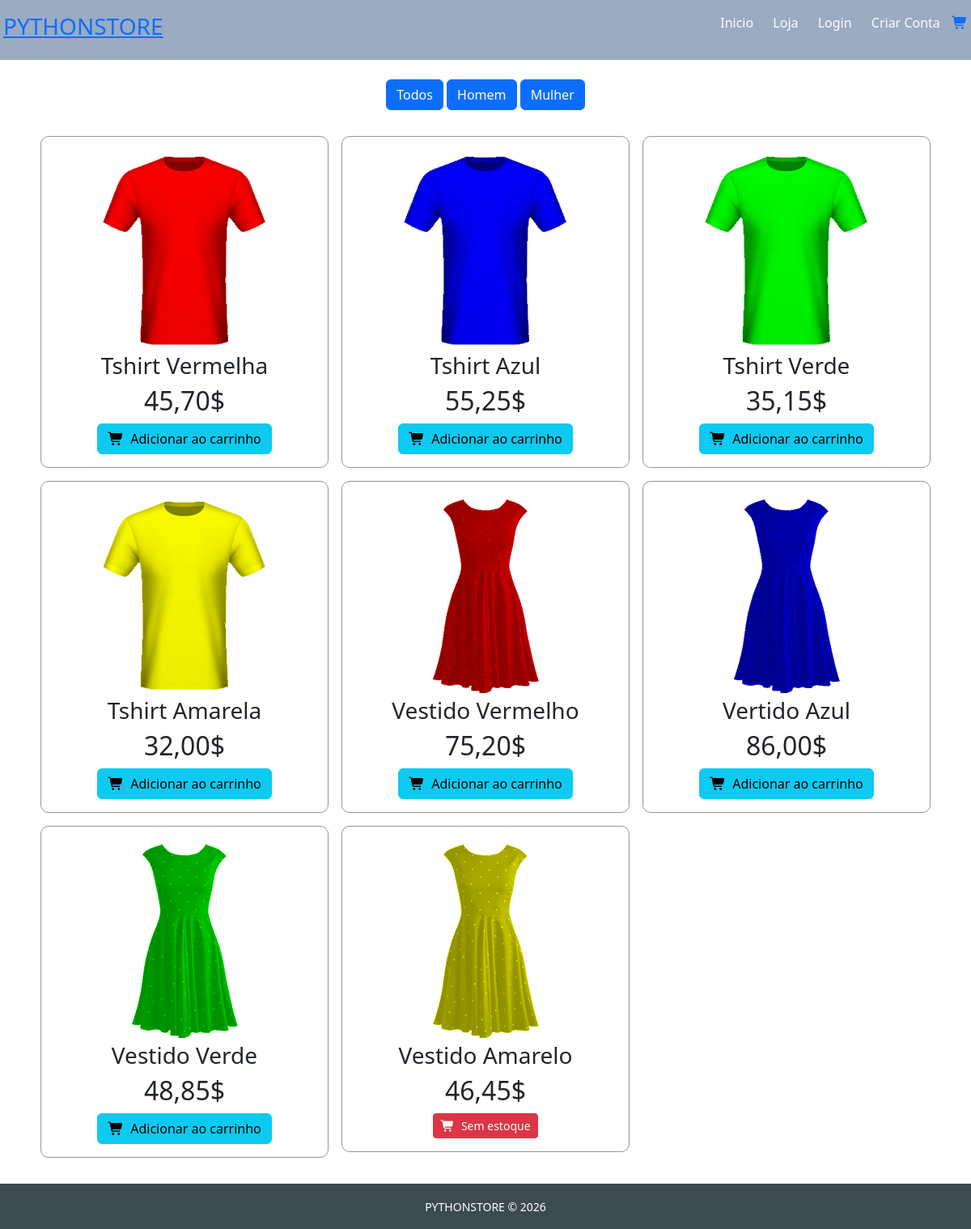
The page /loja/ on the database its author committed.
### main/models.py (models this page shows, shortened)
class Produto(models.Model):
    categoria = models.CharField(max_length = 50, null=True, blank=True)
    nome_produto = models.CharField(max_length = 50, null=True, blank=True)
    descricao = models.CharField(max_length = 200, null=True, blank=True)
    imagem = models.CharField(max_length = 200, null=True, blank=True)
    preco = models.DecimalField(max_digits=6, decimal_places=2, null=True, blank=True)
    stock = models.IntegerField(blank=True)
    visivel = models.BooleanField(default=False)
    created_at = models.DateTimeField(auto_now_add=True, null=True)
    updated_at = models.DateTimeField(auto_now_add=True, null=True)
    deleted_at = models.DateTimeField(blank=True, null=True)

### main/views.py (the view)
# urls.py: path("loja/", views.loja, name="loja"),
def loja(request):
    if request.method == 'GET':
        lista_produtos = None
        if request.GET.get('c') != None:
            if request.GET.get('c') != 'todos':
                c = request.GET.get('c')
                lista_produtos = Produto.objects.filter(visivel=True, deleted_at=None, categoria=c)
            else:
                lista_produtos = Produto.objects.filter(visivel=True, deleted_at=None)
        else:
            lista_produtos = Produto.objects.filter(visivel=True, deleted_at=None)
        lista_categorias = Produto.objects.values_list('categoria', flat=True).distinct()
        context = {
            'produtos': lista_produtos,
            'categorias': lista_categorias
        }
        return render(request, "loja.html", context)

### main/templatetags/carrinho_produto.py (called while the page is built)
@register.filter(name='total_produto')
def total_produto(carrinho):
    total_produto = 0
    if carrinho:
        for chave in carrinho:
            total_produto += carrinho[chave]
    total_produto = '' if total_produto == 0 else total_produto
    return total_produto

### main/templates/loja.html (shortened to what this page needs)
{% extends 'inicio.html' %}
{% load static %}
{% block content %}
    <div class="container espaco_fundo">
        <div class="row">
            <div class="col-12 text-center my-4">
                <a href="{% url 'loja' %}?c=todos" class="btn btn-primary">Todos</a>
                {% for categoria in categorias %}
                    <a href="{% url 'loja' %}?c={{ categoria }}" class="btn btn-primary">{{ categoria.capitalize }}</a>
                {% endfor %}
            </div>
        </div>
        <div class="row">
            {% if produtos|length == 0 %}
                <div class="text-center my-5">
                    <h3>Não existem produtos disponíveis.</h3>
                </div>
            {% else %}
                {% for produto in produtos %}
                    <div class="col-sm-4 col-6 p-2">
                        <div class="text-center p-3 box-produto">
                            <img class="img-fluid" src="{% static 'images/produtos/' %}{{ produto.imagem }}">
                            <h3>{{ produto.nome_produto }}</h3>
                            <h2>{{ produto.preco }}$</h2>
                            <div>
                                {% if produto.stock > 1 %}
                                    <button class="btn btn-info bt-sm" onclick="adicionar_carrinho({{ produto.id }})"><i class="fas fa-shopping-cart me-2"></i>Adicionar ao carrinho</button>
                                {% else %}
                                    <button class="btn btn-danger btn-sm disable"><i class="fas fa-shopping-cart me-2"></i>Sem estoque</button>
                                {% endif %}
                            </div>
                        </div>
                    </div>
                {% endfor %}
            {% endif%}
        </div>
    </div>
{% endblock %}

### main/static/css/app.css (style rules this page uses)
.espaco_fundo { margin-bottom: 80px; }
.box-produto { border: 1px solid rgb(150,150,150); border-radius: 10px; }

### rows shown on the page
Produto: imagem (picture), nome_produto "Tshirt Vermelha", preco "45,70"
Produto: imagem (picture), nome_produto "Tshirt Azul", preco "55,25"
Produto: imagem (picture), nome_produto "Tshirt Verde", preco "35,15"
Produto: imagem (picture), nome_produto "Tshirt Amarela", preco "32,00"
Produto: imagem (picture), nome_produto "Vestido Vermelho", preco "75,20"
Produto: imagem (picture), nome_produto "Vertido Azul", preco "86,00"
Produto: imagem (picture), nome_produto "Vestido Verde", preco "48,85"
Produto: imagem (picture), nome_produto "Vestido Amarelo", preco "46,45", stock 0 (drawn)

### other values the page prints
{{ categoria.capitalize }} "Homem" "Mulher"
